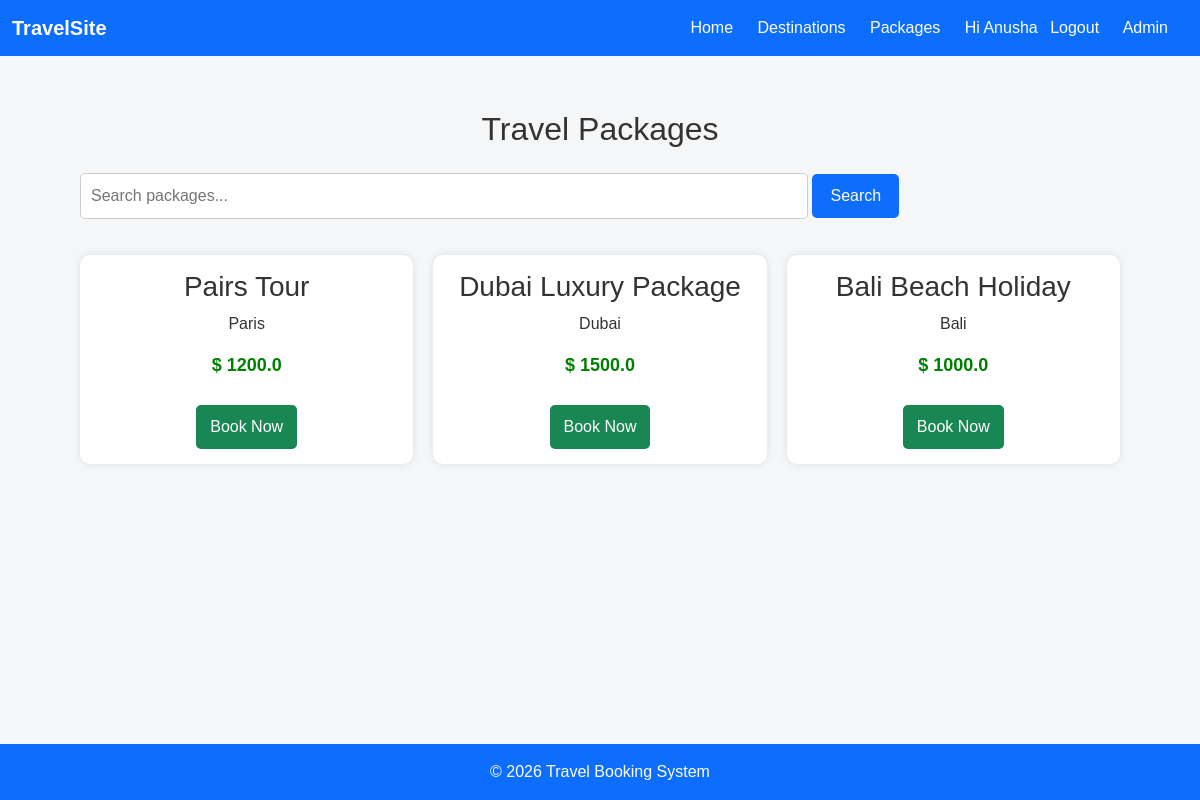
The app's page /packages (signed in) with its own data.
### tables this page shows
CREATE TABLE packages (
    id INTEGER PRIMARY KEY AUTOINCREMENT,
    destination_id INTEGER,
    title TEXT,
    price REAL, image TEXT, available_rooms INTEGER DEFAULT 5,
    FOREIGN KEY(destination_id) REFERENCES destinations(id)
);

CREATE TABLE destinations (
    id INTEGER PRIMARY KEY AUTOINCREMENT,
    name TEXT NOT NULL,
    description TEXT NOT NULL
, image TEXT);

### app.py (the view)
@app.route("/packages")
def packages():
    search = request.args.get("search")
    db = get_db()
    if search:
        packages = db.execute("""
            SELECT packages.id, packages.title, packages.price,
                   destinations.name, packages.image
            FROM packages
            JOIN destinations
            ON packages.destination_id = destinations.id
            WHERE packages.title LIKE ?
        """, ('%' + search + '%',)).fetchall()
    else:
        packages = db.execute("""
            SELECT packages.id, packages.title, packages.price,
                   destinations.name, packages.image
            FROM packages
            JOIN destinations
            ON packages.destination_id = destinations.id
        """).fetchall()
    db.close()
    return render_template("packages.html", packages=packages)

### app.py (called while the page is built)
def get_db():
    return sqlite3.connect(DATABASE)

### templates/packages.html (shortened to what this page needs)
{% extends "base.html" %}
{% block content %}
<h2>Travel Packages</h2>
<form method="GET" action="/packages">
    <input type="text" name="search" placeholder="Search packages...">
    <button type="submit">Search</button>
</form>
<br>
<ul>
{% for p in packages %}
<li>
<h3>{{ p[1] }}</h3>
<p>{{ p[3] }}</p>
<p class="price">$ {{ p[2] }}</p>
<a class="button" href="/book/{{ p[0] }}">Book Now</a>
</li>
{% endfor %}
</ul>
{% endblock %}

### static/style.css (style rules this page uses)
html, body { height: 100%; }
body { display: flex; flex-direction: column; }
* { box-sizing: border-box; font-family: Arial, sans-serif; }
body { margin: 0; background: #f4f6f8; color: #333; }
h1, h2 { text-align: center; margin-bottom: 25px; }
form input[type="text"] { padding: 10px; width: 70%; border-radius: 5px; border: 1px solid #ccc; }
form button { padding: 10px 18px; border: none; background: #0d6efd; color: white; border-radius: 5px; cursor: pointer; }
ul { list-style: none; padding: 0; display: grid; grid-template-columns: repeat(auto-fill,minmax(250px,1fr)); gap: 20px; }
li { background: white; padding: 15px; border-radius: 10px; box-shadow: 0 0 8px rgba(0,0,0,0.1); text-align: center; }
.price { color: green; font-size: 18px; font-weight: bold; }
a.button { display: inline-block; margin-top: 10px; padding: 10px 14px; background: #198754; color: white; text-decoration: none; border-radius: 5px; }
input, select { padding: 10px; width: 100%; margin-bottom: 12px; }

### records on screen
packages: title "Pairs Tour", name "Paris", price "1200.0"
packages: title "Dubai Luxury Package", name "Dubai", price "1500.0"
packages: title "Bali Beach Holiday", name "Bali", price "1000.0"

### other values on screen
{{ session["user_name"] }} "Anusha"
